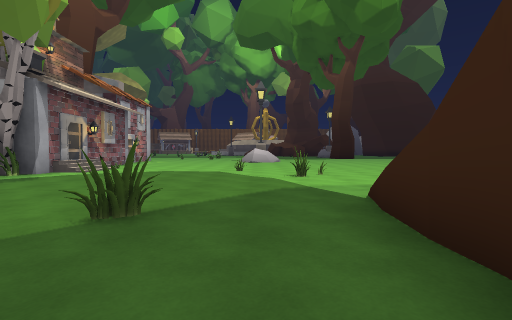
view 1 (above)

24 first-person views from a walk through a Unity game level. The camera is 1.3 m above the floor, tilts 2° down and sees 85° across. The floor is counted in squares, 2 m on a side. Each view is taken from the middle of a square. On the plan, view 1 faces up. The plan holds only what a view shows up to about 9 squares ahead; the rest is blank. The place goes on beyond the plan. The player character is not drawn. Some surface patterns are stand-ins.

view 2
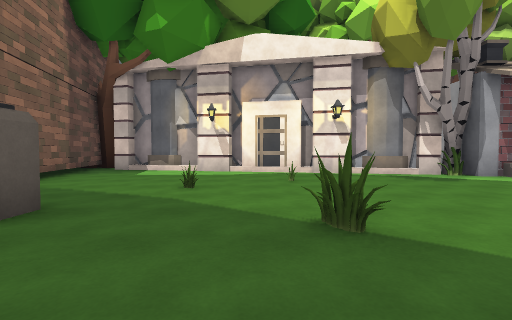

view 3
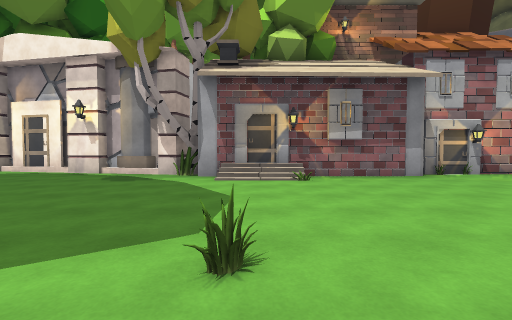

view 4
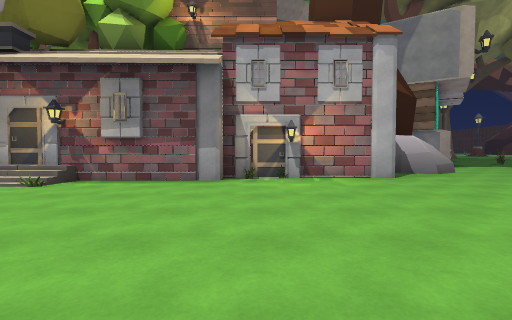

view 5
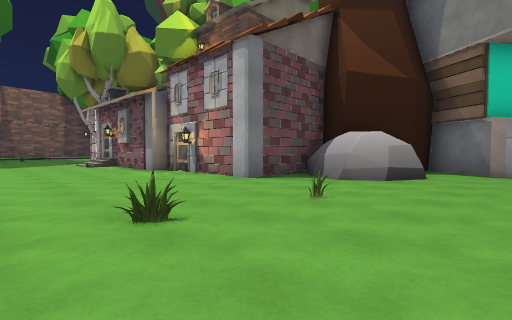

view 6
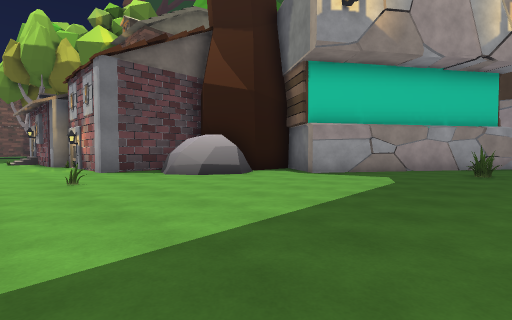

view 7
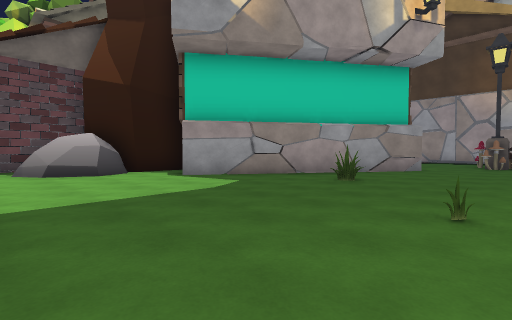

view 8
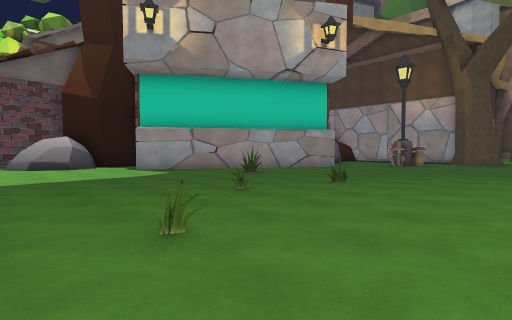

view 9
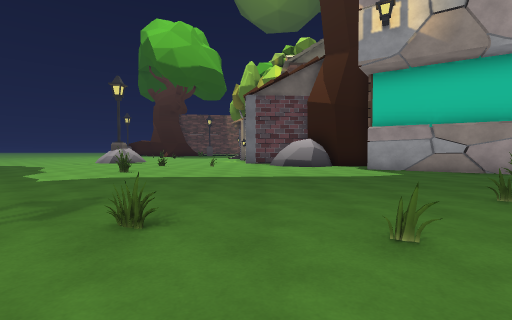

view 10
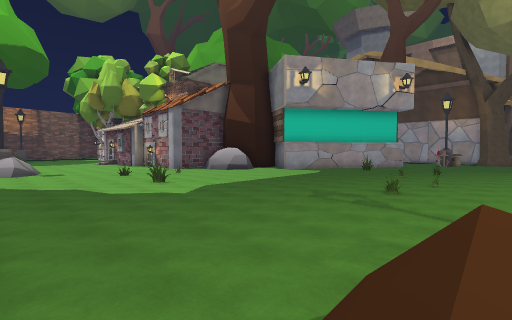

view 11
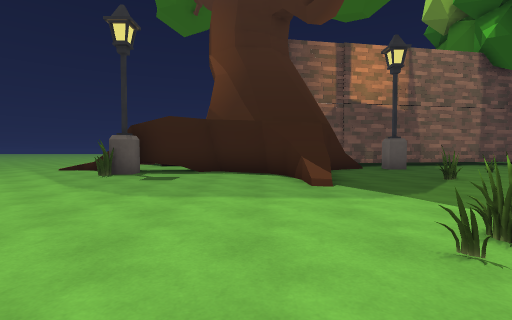

view 12
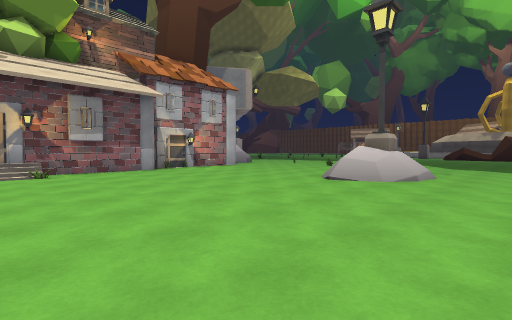

view 13
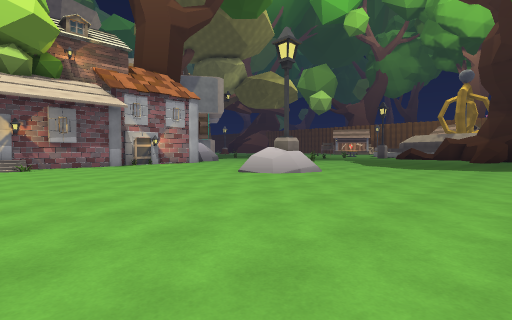

view 14
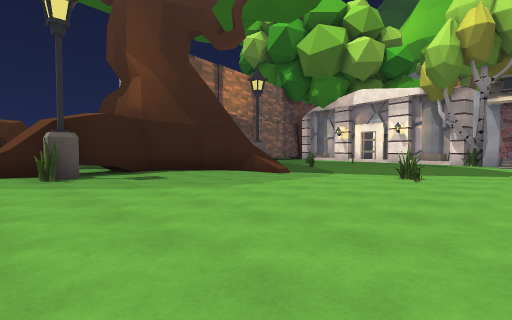

view 15
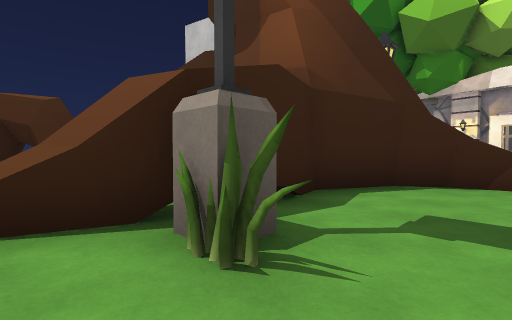

view 16
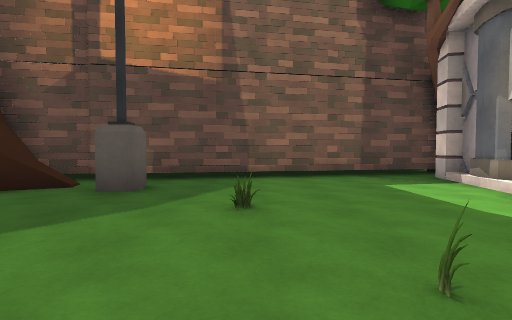

view 17
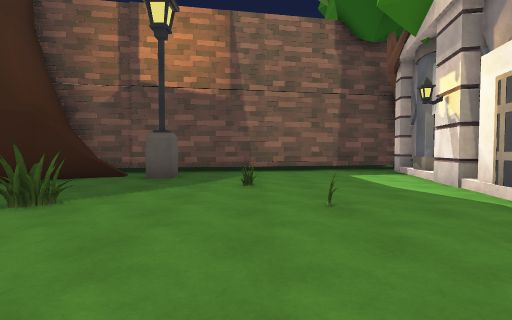

view 18
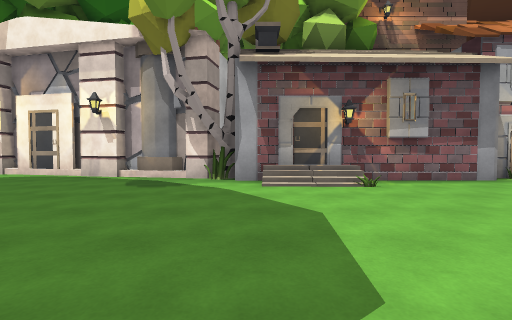

view 19
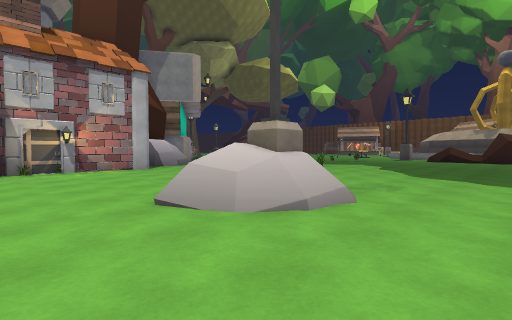

view 20
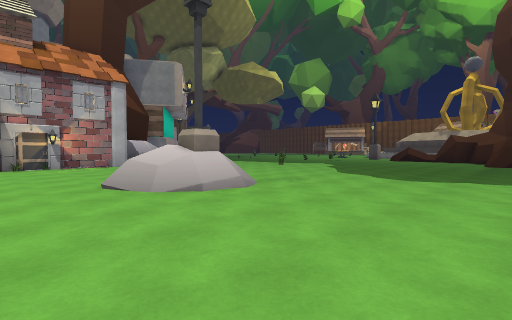

view 21
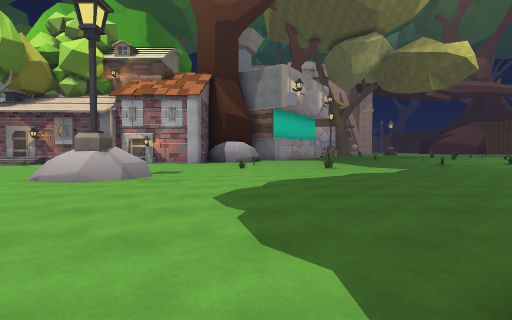

view 22
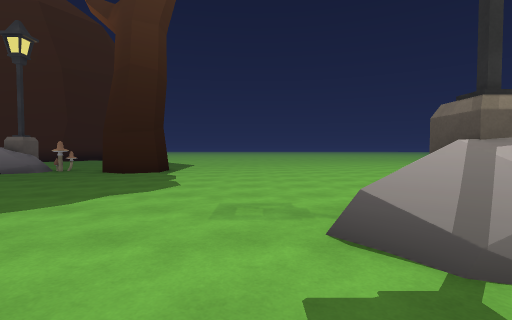

view 23
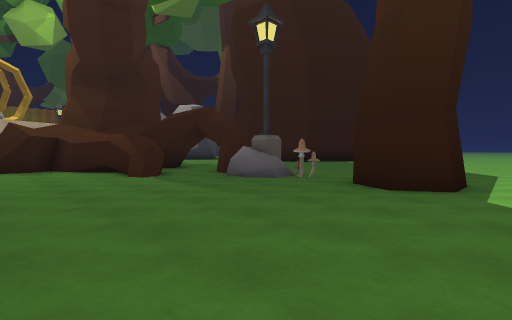

view 24
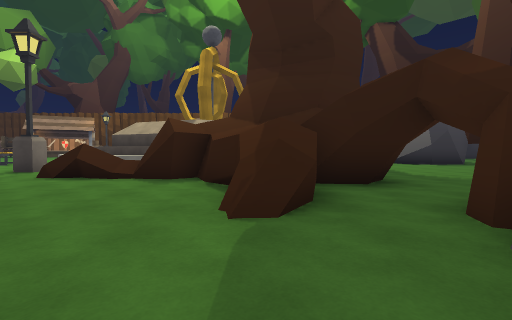

### Floor plan
Key: @ floor where view 1 was taken; # wall or solid block; . main floor; : floor 2.25 m higher than the main floor; / step, stairs or slope; = window, fence, low wall or low ledge; B building; T tree; M mushroom; O other object.
Columns run from 19 left of view 1 to 8 right of it. Each row starts with its distance up from view 1.
 33                       #
 32                 #.   #####
 31    ............  .///#=###..
 30   .................../=::##.
 29   .........O.O......... ##..
 28    ....O.O............. #..
 27 O......................=###
 26   .......................#
 25   BB..O..................#O.
 24    BB.....................M.
 23     BBB.........O...........
 22       B#.................#
 21        BB................##.
 20        B..O...O.............
 19         #OOO....O..........
 18           OO...............
 17          BBBB......=/......
 16            BB......#/......
 15            BB......O/......
 14           BBB..............
 13           BBBB............
 12           BBBB............
 11           BBBB............
 10            BBB/...........
  9            BBB/....O........
  8            BTB/.............
  7            B#.......OO......
  6             B...............
  5             B...............
  4             B...............
  3            B..O...O..=......
  2            B.........#....O.
  1            B...O....###...#.
  0            B.......@# ######
 -1            B.....#//#
 -2           B.......BBBB
 -3            ..BBBBB
 -4           BBB         B
 -5                       B

Where each view was taken, in squares from view 1:
view 1: 0 up, 0 right, facing up
view 2: 2 up, 1 right, facing left
view 3: 9 up, 1 right, facing left
view 4: 14 up, 0 right, facing left
view 5: 22 up, 2 left, facing down-left
view 6: 26 up, 4 left, facing down-left
view 7: 28 up, 7 left, facing down-left
view 8: 31 up, 7 left, facing down-left
view 9: 31 up, 7 left, facing down
view 10: 31 up, 1 right, facing down-left
view 11: 9 up, 3 right, facing down
view 12: 9 up, 3 right, facing up-left
view 13: 9 up, 6 right, facing up-left
view 14: 9 up, 8 right, facing down-left
view 15: 3 up, 8 right, facing down-left
view 16: 4 up, 4 left, facing down
view 17: 6 up, 4 left, facing down
view 18: 8 up, 0 right, facing left
view 19: 13 up, 3 right, facing up-left
view 20: 13 up, 5 right, facing up-left
view 21: 20 up, 7 right, facing left
view 22: 18 up, 2 left, facing right
view 23: 20 up, 1 right, facing up-right
view 24: 24 up, 4 right, facing up
